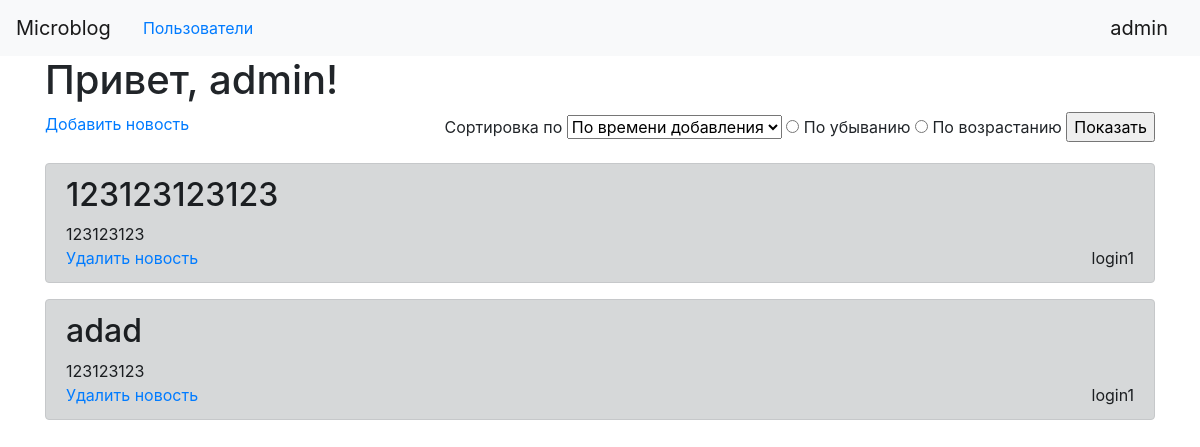
The page /index (signed in) on the database as committed earlier.
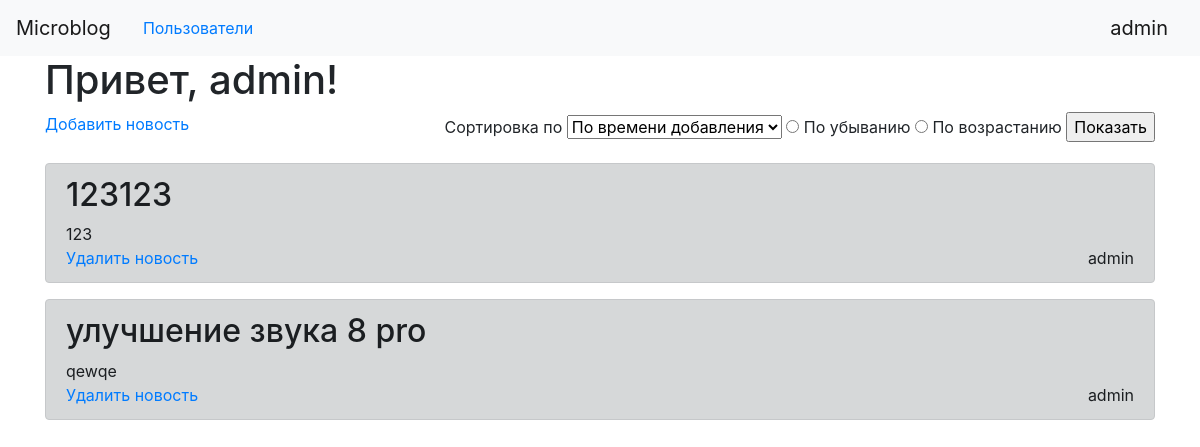
The same page on the database as committed later.
### tables this page shows
CREATE TABLE news 
                            (id INTEGER PRIMARY KEY AUTOINCREMENT, 
                             title VARCHAR(100),
                             content VARCHAR(1000),
                             user_id INTEGER,
                             user_name VARCHAR(50)
                             );

### server.py (the view, shortened to what this page needs)
@app.route('/')
@app.route('/index', methods=['GET', 'POST'])
def index():
    form = NewsList()
    if 'username' not in session:
        return redirect('/login')
    news = reversed(list(NewsModel(db.get_connection()).get_all(session['user_id'])))
    return render_template('index.html', username=session['username'],
                           news=news, form=form)

### server.py
class NewsList(FlaskForm):
    sort = SelectField('Сортировка по', choices=[('time', 'По времени добавления'),
                                                 ('alph', 'По алфавиту')])
    poryadok = RadioField('', choices=[('down', 'По убыванию'), ('up', 'По возрастанию')])
    submit = SubmitField('Показать')

### server.py (called while the page is built)
    def get_connection(self):
        return self.conn

    def get_all(self, user_id=None):
        cursor = self.connection.cursor()
        if user_id:
            cursor.execute("SELECT * FROM news WHERE user_id = ?",
                           (str(user_id),))
        else:
            cursor.execute("SELECT * FROM news")
        rows = cursor.fetchall()
        return rows

### templates/index.html (shortened to what this page needs)
{% extends "base.html" %}
{% block content %}
    <h1>Привет, {{ username }}!</h1>
        <div class="d-flex justify-content-between">
            <a href="/add_news">Добавить новость</a>
            <form action="" method="post" novalidate>
                <p>
                    {{ form.sort.label }}
                    {{ form.sort }}
                    {% for subfield in form.poryadok %}
                        <tr>
                            <td>{{ subfield }}</td>
                            <td>{{ subfield.label }}</td>
                        </tr>
                    {% endfor %}
                    {{ form.submit() }}
                </p>
            </form>
        </div>
        {% for item in news %}
            <div class="alert alert-dark" role="alert">
                <h2>{{item[1]}}</h2>
                <div>{{item[2]}}</div>
                <div class="d-flex justify-content-between">
                    <a href="/delete_news/{{item[0]}}">Удалить новость</a>
                    <a>{{item[4]}}</a>
                </div>
            </div>
        {% endfor %}
{% endblock %}

Rows that differ between the two databases and show on the page:
removed news: title "123123123123", content "123123123", user_name "login1"
removed news: title "adad", content "123123123", user_name "login1"
now on this page (row edited): news: title "123123", content "123", user_name "admin"
now on this page (row edited): news: title "улучшение звука 8 pro", content "qewqe", user_name "admin"
